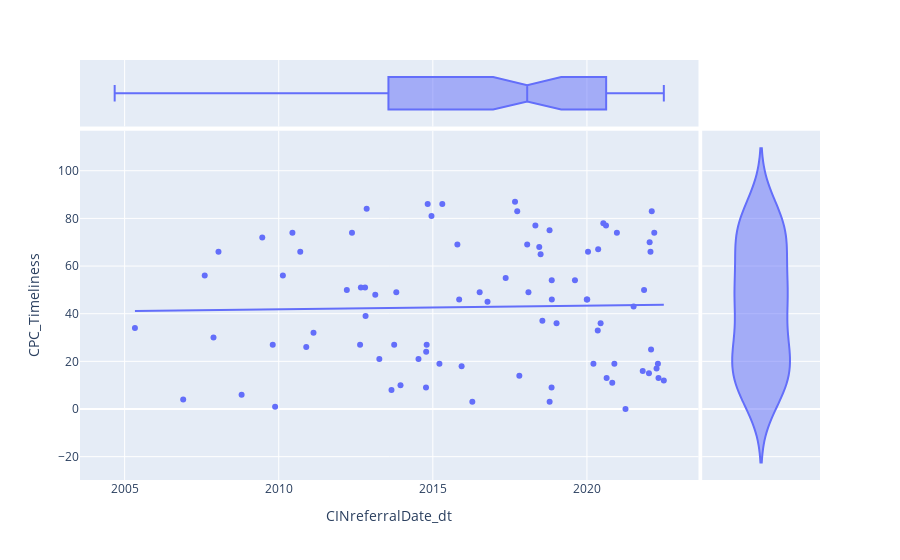

The notebook cell saved with this chart:
### Code cell
# Marginal Scatter

marginal_scatter = px.scatter( cin,
                              x = 'CINreferralDate_dt',
                              y = 'CPC_Timeliness',
                              marginal_y='violin', 
                              marginal_x='box',
                              trendline='ols')

marginal_scatter.show()

# this lets us see the most common values on each axis. Bigest y bulge is 15->16 and referrals were most common in 2020-22

#differnt types include  violin and rug and box
